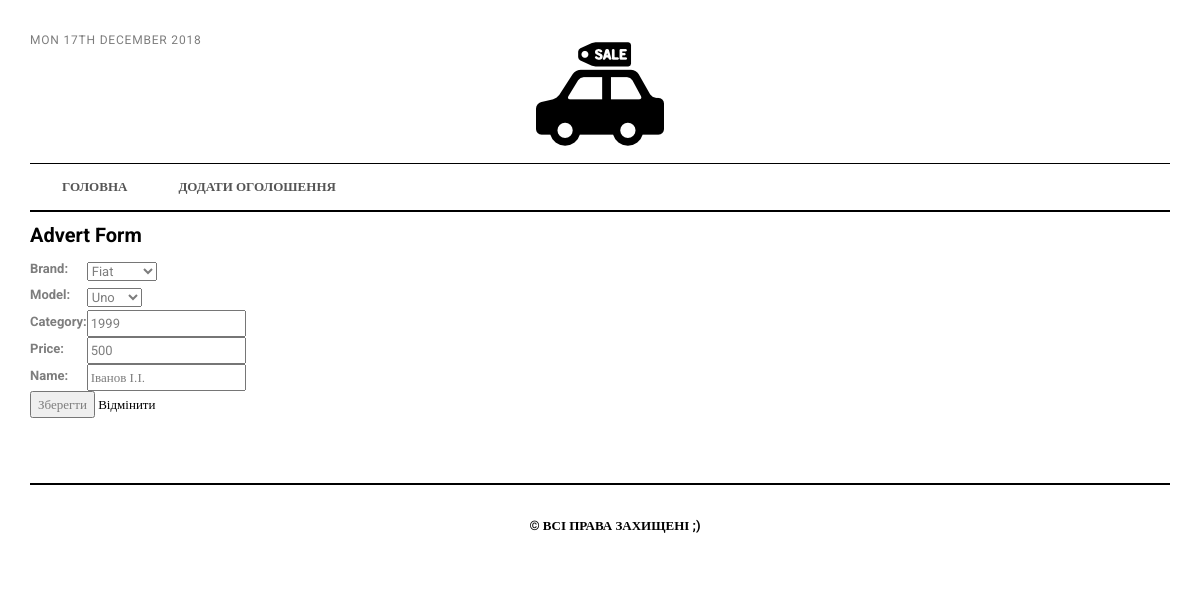
Page /advert/2/ on the committed database.
### advert/models.py (models this page shows, shortened)
class CarModel(models.Model):
    brand = models.ForeignKey(CarBrand, on_delete=models.CASCADE)
    name = models.CharField(max_length=30)
    def __str__(self):
        return self.name

class Advert(models.Model):
    brand = models.ForeignKey(CarBrand, on_delete=models.SET_NULL, null=True)
    model = models.ForeignKey(CarModel, on_delete=models.SET_NULL, null=True)
    category = models.IntegerField()
    price = models.IntegerField()
    name = models.CharField(max_length = 50)

class CarBrand(models.Model):
    name = models.CharField(max_length=30)
    def __str__(self):
        return self.name

### advert/views.py (the view)
# urls.py: path('<int:pk>/', views.AdvertUpdateView.as_view(), name='advert_change'),
class AdvertUpdateView(UpdateView):
    model = Advert
    form_class = AdvertForm
    success_url = reverse_lazy('advert_changelist')

### advert/forms.py
class AdvertForm(forms.ModelForm):
    class Meta:
        model = Advert
        fields = ('brand', 'model', 'category', 'price', 'name')
    def __init__(self, *args, **kwargs):
        super().__init__(*args, **kwargs)
        self.fields['model'].queryset = CarModel.objects.none()
        if 'brand' in self.data:
            try:
                brand_id = int(self.data.get('brand'))
                self.fields['model'].queryset = CarModel.objects.filter(brand_id=brand_id).order_by('name')
            except (ValueError, TypeError):
                pass  # invalid input from the advert; ignore and fallback to empty CarModel queryset
        elif self.instance.pk:
            self.fields['model'].queryset = self.instance.brand.carmodel_set.order_by('name')

### advert/templates/advert/advert_form.html (shortened to what this page needs)
{% extends 'wrapper.html' %}
{% block content %}
  <h2>Advert Form</h2>
  <form method="post" id="advertForm" data-models-url="{% url 'ajax_load_models' %}" novalidate>
    <table>
      {{ form.as_table }}
    </table>
    <button type="submit">Зберегти</button>
    <a href="{% url 'advert_changelist' %}">Відмінити</a>
  </form>
{% endblock %}

### static/css/style.css (style rules this page uses)
body { font-family: 'Roboto', serif; font-size: 13px; line-height: 21px; color: #7d7d7d; background: #ffffff; }
h1, h2, h3, h4, h5, h6 { font-family: 'Roboto', serif; color: #000; margin-top: 10px; margin-bottom: 10px; }
h2 { font-size: 20px; line-height: 26px; font-weight: 700; }
a { color : #010101; text-decoration : none; -webkit-transition : all 0.3s ease 0s; -moz-transition : all 0.3s ease 0s; -o-transition : all 0.3s ease 0s; transition : all 0.3s ease 0s; }
a, a:active, a:focus, a:active { text-decoration : none; outline : none }

### rows in the picture
CarModel: brand "Fiat"
Advert: model "Uno", category "1999", price "500"
CarBrand: name "Іванов І.І."
